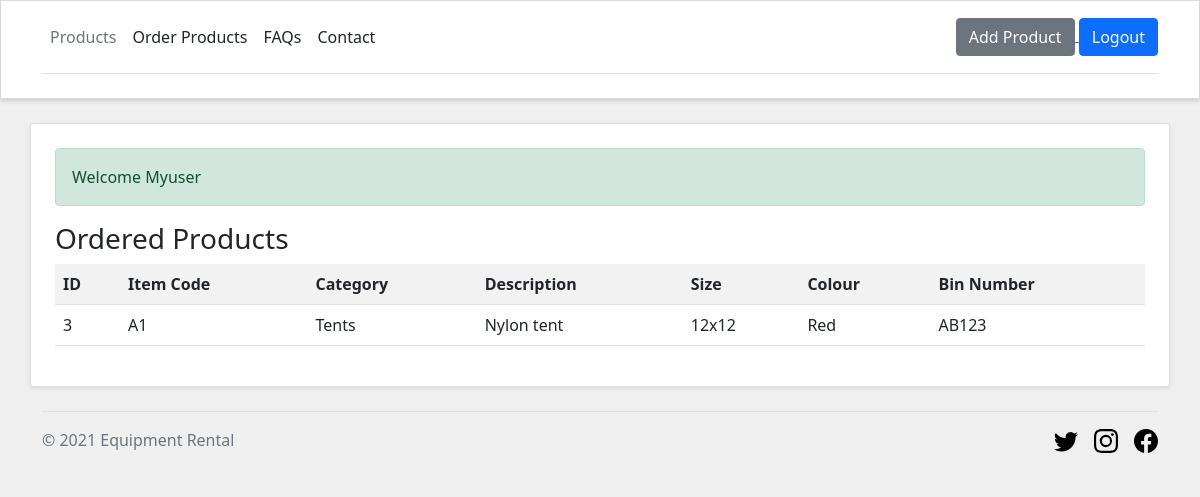
The page /ordered_products.php (signed in) on the database its author committed.
### tables this page shows
CREATE TABLE `ordered_items` (
  `id` int(11) NOT NULL AUTO_INCREMENT,
  `item_id` int(11) DEFAULT NULL,
  `user_id` int(11) DEFAULT NULL,
  `ordered` datetime DEFAULT current_timestamp(),
  PRIMARY KEY (`id`)
);

CREATE TABLE `items` (
  `id` int(11) NOT NULL AUTO_INCREMENT,
  `item_code` varchar(256) DEFAULT NULL,
  `category` text DEFAULT NULL,
  `description` text DEFAULT NULL,
  `size` varchar(256) DEFAULT NULL,
  `color` text DEFAULT NULL,
  `bin_number` varchar(256) DEFAULT NULL,
  `created` timestamp NULL DEFAULT current_timestamp(),
  PRIMARY KEY (`id`)
);

### ordered_products.php (the view, shortened to what this page needs)
<?php
require_once("config/db.php");
$query = "SELECT * FROM `items` LEFT JOIN ordered_items ON items.id = ordered_items.item_id WHERE ordered_items.user_id = ".$_SESSION['user']['id'];
$result = mysqli_query($connection, $query);
?>
<?php require_once("header.php"); ?>
<section>
    <div class="container card rounded bg-white shadow-sm my-4 p-4">
        <div class="alert alert-success">Welcome <?php echo $_SESSION['user']['username']; ?></div>
        <h3>Ordered Products</h3>
        <table class="table table-striped table-hover">
            <tr>
                <th>ID</th>
                <th>Item Code</th>
                <th>Category</th>
                <th>Description</th>
                <th>Size</th>
                <th>Colour</th>
                <th>Bin Number</th>
            </tr>
            <?php
                if($result->num_rows > 0){
                    while($all_products = mysqli_fetch_array($result)){
            ?>
            <tr>
                <td><?php echo $all_products['id']; ?></td>
                <td><?php echo $all_products['item_code']; ?></td>
                <td><?php echo $all_products['category']; ?></td>
                <td><?php echo $all_products['description']; ?></td>
                <td><?php echo $all_products['size']; ?></td>
                <td><?php echo $all_products['color']; ?></td>
                <td><?php echo $all_products['bin_number']; ?></td>
            </tr>
            <?php }} ?>
        </table>
    </div>
</section>
<?php require_once("footer.php"); ?>

### resources/css/site.css (style rules this page uses)
body { background-color: #efefef !important; }

### rows shown on the page
ordered_items: id "3", item.item_code "A1", item.category "Tents", item.description "Nylon tent", item.size "12x12", item.color "Red", item.bin_number "AB123"

### other values the page prints
$_SESSION['user']['username'] "Myuser"
